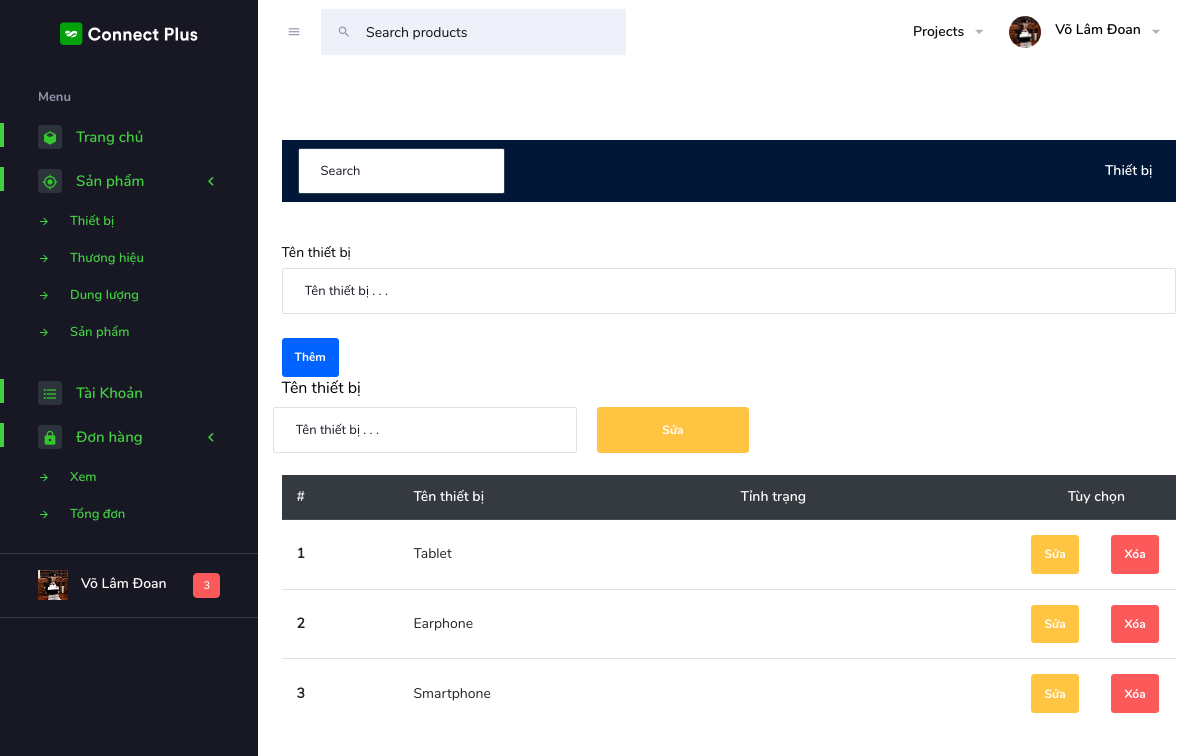
The page /admin/index.php?page=tb (signed in) on the database its author committed.
### tables this page shows
CREATE TABLE `thietbi` (
  `idThietBi` int(11) NOT NULL,
  `tenThietBi` varchar(100) NOT NULL,
  `status` int(11) NOT NULL
);

### admin/controller/index.php (called while the page is built, shortened)
<?php
    include 'model/index.php';
    $page='';
    if(isset($_GET['page'])){
       $page = $_GET['page'];
    }else{
        $page= 'home';
    }
    switch ($page) {
        case 'tb':
            $ThietBiObj= new ThietBi();
            $allThietBi= $ThietBiObj->all();
            break;
    }
    include 'view/index.php';
?>

### admin/index.php (called while the page is built)
<?php
    include 'controller/index.php';
?>

### pdo.php (called while the page is built, shortened)
<?php
function pdo_get_connection(){
    $dburl = "mysql:host=localhost;dbname=asmphp2;charset=utf8";
    $username = 'root';
    $password = '';
    $conn = new PDO($dburl, $username, $password);
    $conn->setAttribute(PDO::ATTR_ERRMODE, PDO::ERRMODE_EXCEPTION);
    return $conn;
}
function pdo_query($sql){
    $sql_args = array_slice(func_get_args(), 1);
    try{
        $conn = pdo_get_connection();
        $stmt = $conn->prepare($sql);
        $stmt->execute($sql_args);
        $rows = $stmt->fetchAll();
        return $rows;
    }
    catch(PDOException $e){
        throw $e;
    }
    finally{
        unset($conn);
    }
}

### admin/model/index.php (called while the page is built, shortened)
<?php
    include '../pdo.php';
            class ThietBi {
                function all(){
                    $sql = "SELECT * FROM thietbi";
                    return pdo_query($sql);
                }
            }
        ?>

### admin/layout/thietbi.php (the view, shortened to what this page needs)
<div class="main_container">
    <br><br><br>
<nav class="navbar navbar-expand-lg navbar-light bg-dark menu2">
    <form class="form-inline">
      <input class="form-control mr-sm-2" type="search" placeholder="Search" aria-label="Search">
    </form>
    <div class="collapse navbar-collapse " id="navbarSupportedContent">
      <ul class="navbar-nav my-2 my-lg-0">
    <li class="nav-item active">
        <a class="nav-link" style="color:white" href="index.php?page=tb">Thiết bị <span class="sr-only">(current)</span></a>
      </li>
      </ul>
      </div>
  </nav>
  <br><br>
    <div class="addForm">
    <form >
    <div class="form-group">
      <label for="">Tên thiết bị</label>
      <input type="text" name="tenTB" id="tenTB" class="form-control" placeholder="Tên thiết bị . . .">
    </div>
    <button class="btn btn-primary" id="AddTBBtn">Thêm</button>
    </form>
    </div>
    <div class="editForm">
    <form>
      <label for="">Tên thiết bị</label>
      <div class="row">
      <input type="text" name="tenTB" id="tenTBMoi" class="form-control col-4" placeholder="Tên thiết bị . . .">
      <button style="margin-left:20px" class="btn btn-warning col-2" id="EditTBBtn">Sửa</button>
      </div>
    </form>
    </div>
    <br>
    <div class="allTb">
    <table class="table">
  <thead class="thead-dark">
    <tr>
      <th scope="col">#</th>
      <th scope="col">Tên thiết bị</th>
      <th scope="col">Tỉnh trạng</th>
      <th style="text-align:center" colspan="2" scope="col">Tùy chọn</th>
    </tr>
  </thead>
  <tbody>
  <?php
      $i=1;
        foreach ($allThietBi as $value) {?>
            <tr>
      <th scope="row"><?=$i++?></th>
      <td><span class="brand"><?=$value['tenThietBi']?></span></td>
      <td></td>
      <td style="width:80px"><button data-id="<?=$value['idThietBi']?>" class="btn btn-warning editTB">Sửa</button>
     </td>
      <td style="width:80px">
      <button  data-id="<?=$value['idThietBi']?>" class="btn btn-danger deleteTB">Xóa</button>
     </td>
    </tr>
     <?php   }
      ?>
  </tbody>
</table>
    </div>
</div>

### rows shown on the page
thietbi: tenThietBi "Tablet"
thietbi: tenThietBi "Earphone"
thietbi: tenThietBi "Smartphone"
